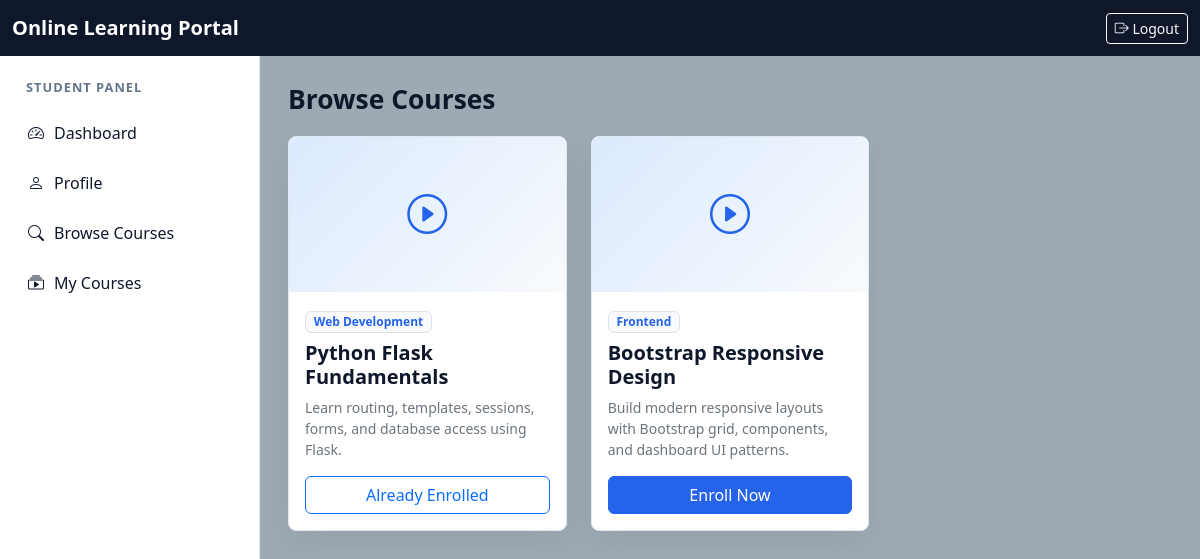
The app's page /student/courses (signed in) with its own data.
### tables this page shows
CREATE TABLE users (
            id INTEGER PRIMARY KEY AUTOINCREMENT,
            name TEXT NOT NULL,
            email TEXT NOT NULL UNIQUE,
            password TEXT NOT NULL,
            role TEXT NOT NULL DEFAULT 'student' CHECK (role IN ('admin', 'student')),
            phone TEXT,
            created_at TEXT DEFAULT CURRENT_TIMESTAMP
        );

CREATE TABLE enrollments (
            id INTEGER PRIMARY KEY AUTOINCREMENT,
            user_id INTEGER NOT NULL,
            course_id INTEGER NOT NULL,
            enrolled_at TEXT DEFAULT CURRENT_TIMESTAMP,
            UNIQUE (user_id, course_id),
            FOREIGN KEY (user_id) REFERENCES users(id) ON DELETE CASCADE,
            FOREIGN KEY (course_id) REFERENCES courses(id) ON DELETE CASCADE
        );

CREATE TABLE courses (
            id INTEGER PRIMARY KEY AUTOINCREMENT,
            title TEXT NOT NULL,
            description TEXT NOT NULL,
            category TEXT NOT NULL,
            thumbnail TEXT,
            video_link TEXT,
            pdf_link TEXT,
            created_at TEXT DEFAULT CURRENT_TIMESTAMP,
            updated_at TEXT DEFAULT CURRENT_TIMESTAMP
        );

### app.py (the view)
@app.route("/student/courses")
@login_required("student")
def student_courses():
    courses = query(
        """
        SELECT c.*, e.id AS enrollment_id
        FROM courses c
        LEFT JOIN enrollments e ON e.course_id=c.id AND e.user_id=%s
        ORDER BY c.created_at DESC
        """,
        (session["user_id"],),
    )
    return render_template("student/courses.html", courses=courses)

### app.py (called while the page is built)
def db():
    conn = sqlite3.connect(DATABASE_PATH)
    conn.row_factory = sqlite3.Row
    conn.execute("PRAGMA foreign_keys = ON")
    return conn

def query(sql: str, params: tuple = (), one: bool = False, commit: bool = False):
    conn = db()
    cursor = conn.cursor()
    sql = sql.replace("%s", "?")
    cursor.execute(sql, params)
    if commit:
        conn.commit()
        last_id = cursor.lastrowid
        cursor.close()
        conn.close()
        return last_id
    rows = [dict(row) for row in cursor.fetchall()]
    cursor.close()
    conn.close()
    return rows[0] if one and rows else (None if one else rows)

def login_required(role: str | None = None):
    def decorator(view):
        @wraps(view)
        def wrapper(*args, **kwargs):
            if "user_id" not in session:
                return redirect(url_for("login"))
            if role and session.get("role") != role:
                flash("You do not have permission to access that page.", "danger")
                return redirect(url_for("index"))
            return view(*args, **kwargs)
        return wrapper
    return decorator

def current_user():
    if "user_id" not in session:
        return None
    return query(
        "SELECT id, name, email, role, phone, created_at FROM users WHERE id=%s",
        (session["user_id"],),
        one=True,
    )

@app.context_processor
def inject_user():
    return {"current_user": current_user()}

### templates/student/courses.html
{% extends "base.html" %}
{% set title = "Browse Courses" %}
{% set heading = "Browse Courses" %}
{% block content %}
<div class="row g-4">
  {% for course in courses %}
  <div class="col-lg-4 col-md-6">
    <div class="course-card h-100 overflow-hidden">
      {% if course.thumbnail %}
        <img class="course-thumb" src="/uploads/{{ course.thumbnail }}" alt="{{ course.title }}">
      {% else %}
        <div class="course-thumb d-flex align-items-center justify-content-center text-primary fs-1"><i class="bi bi-play-circle"></i></div>
      {% endif %}
      <div class="p-3">
        <span class="badge text-bg-light text-primary border">{{ course.category }}</span>
        <h2 class="h5 fw-bold mt-2">{{ course.title }}</h2>
        <p class="text-secondary small">{{ course.description }}</p>
        {% if course.enrollment_id %}
          <a class="btn btn-outline-primary w-100" href="{{ url_for('student_my_courses') }}">Already Enrolled</a>
        {% else %}
          <a class="btn btn-primary w-100" href="{{ url_for('student_enroll', course_id=course.id) }}">Enroll Now</a>
        {% endif %}
      </div>
    </div>
  </div>
  {% endfor %}
</div>
{% endblock %}

### templates/_sidebar.html
<aside class="sidebar">
  <div class="sidebar-title">{{ session.get("role", "")|capitalize }} Panel</div>
  {% if session.get("role") == "admin" %}
    <a class="sidebar-link" href="{{ url_for('admin_dashboard') }}"><i class="bi bi-speedometer2"></i><span>Dashboard</span></a>
    <a class="sidebar-link" href="{{ url_for('admin_courses') }}"><i class="bi bi-book"></i><span>Courses</span></a>
    <a class="sidebar-link" href="{{ url_for('admin_students') }}"><i class="bi bi-people"></i><span>Students</span></a>
    <a class="sidebar-link" href="{{ url_for('admin_enrollments') }}"><i class="bi bi-clipboard-check"></i><span>Enrollments</span></a>
    <a class="sidebar-link" href="{{ url_for('admin_quiz') }}"><i class="bi bi-question-circle"></i><span>Quiz</span></a>
  {% else %}
    <a class="sidebar-link" href="{{ url_for('student_dashboard') }}"><i class="bi bi-speedometer2"></i><span>Dashboard</span></a>
    <a class="sidebar-link" href="{{ url_for('student_profile') }}"><i class="bi bi-person"></i><span>Profile</span></a>
    <a class="sidebar-link" href="{{ url_for('student_courses') }}"><i class="bi bi-search"></i><span>Browse Courses</span></a>
    <a class="sidebar-link" href="{{ url_for('student_my_courses') }}"><i class="bi bi-collection-play"></i><span>My Courses</span></a>
  {% endif %}
</aside>

### assets/css/style.css (style rules this page uses)
:root { --primary: #2563eb; --secondary: #0f172a; --background: #9daab4; --border: #e2e8f0; --muted: #64748b; }
body { background: var(--background); color: var(--secondary); font-family: system-ui, -apple-system, BlinkMacSystemFont, "Segoe UI", sans-serif; }
.feature-card, .course-card, .stat-card, .certificate { border: 1px solid var(--border); border-radius: 8px; background: #fff; box-shadow: 0 10px 30px rgba(15, 23, 42, .06); }
.btn-primary { background: var(--primary); border-color: var(--primary); }
.text-primary { color: var(--primary) !important; }
.sidebar { background: #fff; border-right: 1px solid var(--border); padding: 22px 16px; }
.sidebar-title { color: var(--muted); font-size: .8rem; font-weight: 700; letter-spacing: .08em; margin: 0 10px 14px; text-transform: uppercase; }
.sidebar-link { align-items: center; border-radius: 8px; color: var(--secondary); display: flex; gap: 10px; margin-bottom: 6px; padding: 10px 12px; text-decoration: none; }
.course-thumb { aspect-ratio: 16 / 9; background: linear-gradient(135deg, #dbeafe, #f8fafc); object-fit: cover; width: 100%; }

### records on screen
users: get "STUDENT"
enrollments: category "Web Development", title "Python Flask Fundamentals", description "Learn routing, templates, sessions, forms, and database access using Flask."
courses: category "Frontend", title "Bootstrap Responsive Design", description "Build modern responsive layouts with Bootstrap grid, components, and dashboard UI patterns."

### other values on screen
{{ heading|default(title|default("Dashboard")) }} "Browse Courses"
